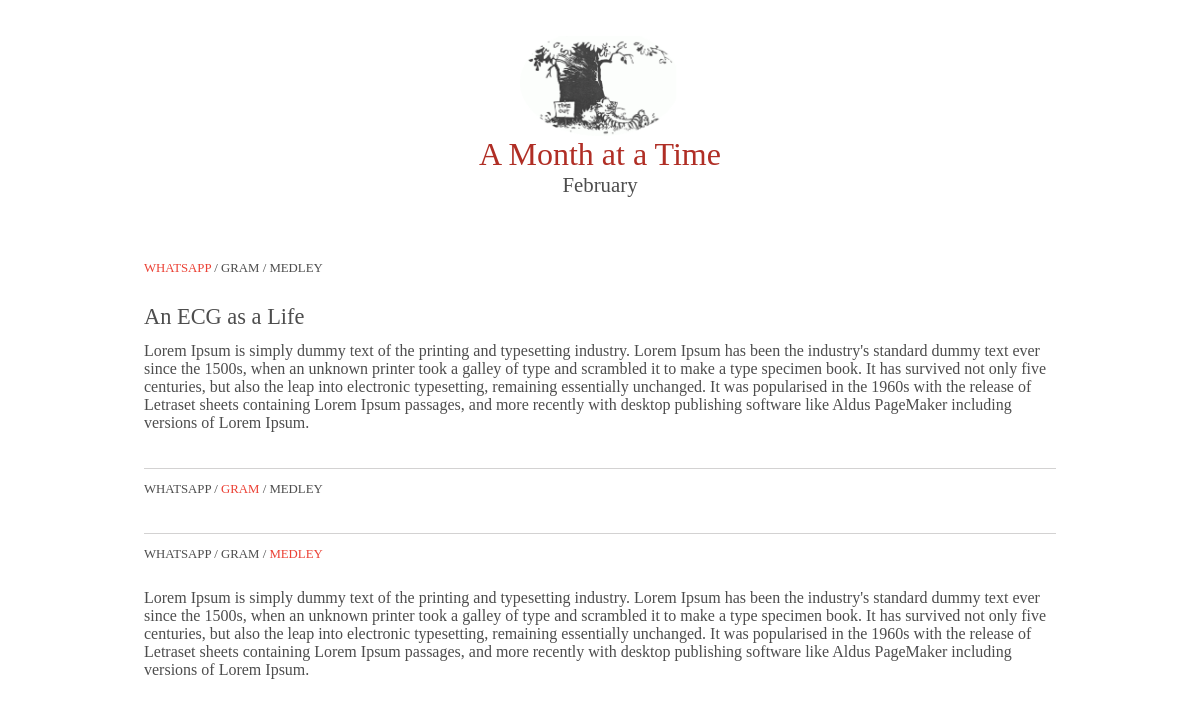
The app's page /amonthatatime/2021/february/ with its own data.
### amonthatatime/models.py (models this page shows, shortened)
class Post(models.Model):
    year = models.IntegerField(default='2021')
    month = models.CharField(max_length=20, choices=MONTH)
    title = models.CharField(max_length=200)
    whatsapp = models.TextField()
    medley = models.TextField()
    photo_columns = models.IntegerField(choices=COLUMNS, default=4)
    created_on = models.DateTimeField(auto_now_add=True)
    updated_on = models.DateTimeField(auto_now= True)
    status = models.IntegerField(choices=STATUS, default=0)
    class Meta:
        ordering = ['-created_on']
        unique_together = ('year', 'month',)

### amonthatatime/views.py (the view)
# urls.py: path('<int:year>/<str:month>/', views.newsletter, name='newsletter'),
def newsletter(request, year, month):
    post = Post.objects.get(month=month,year=year)
    photos = PostImage.objects.filter(post=post)
    context = {
        'post': post,
        'photos':photos,
        }
    return render(request, 'amonthatatime/newsletter.html', context)

### amonthatatime/templatetags/template_extrafilter.py (called while the page is built, shortened)
def picturegrid (photos, arg):
    rows = math.ceil(photos.count()/arg)
    html=''
    return mark_safe(html)

### amonthatatime/templates/amonthatatime/newsletter.html (shortened to what this page needs)
<html>
<head>
{% load static %}
{% load template_extrafilter %}
<link rel="stylesheet" type="text/css" href="{% static 'amonthatatime/css/newsletter.css' %}">
</head>
<body>
  <p align="center", style="margin-bottom: 4em;">
    <img width="160" height="100" src="{% static 'amonthatatime/images/website/calvinandhobbes.png' %}">
    <br /> <span style="color:#B02E25;font-size:2em;">A Month at a Time</span>
    <br /><span style="color:#4D4D4D;font-size:1.3em;">{{post.month | safe | title }}</span>
  </p>
  <p class="navigation" id="WHATSAPP"> <span style="color:#EB4034">WHATSAPP</span> / <a style="color:#4D4D4D;" href="#GRAM">GRAM</a> / <a style="color:#4D4D4D;" href="#MEDLEY">MEDLEY</a> </p>
  <p class="mytitle"> {{post.title | safe }}
  </p>
  {{post.whatsapp | safe }}
  <hr align='left'>
  <p class="navigation" id="GRAM"> <a style="color:#4D4D4D;" href="#WHATSAPP">WHATSAPP</a> / <span style="color:#EB4034">GRAM</span>  / <a style="color:#4D4D4D;" href="#MEDLEY">MEDLEY</a> </p>
  <hr align='left'>
  <p class="navigation" id="MEDLEY"> <a style="color:#4D4D4D;" href="#WHATSAPP">WHATSAPP</a> / <a style="color:#4D4D4D;" href="#GRAM">GRAM</a> / <span style="color:#EB4034">MEDLEY</span>  </p>
  {{post.medley | safe }}
</body>
</html>

### amonthatatime/static/amonthatatime/css/newsletter.css (style rules this page uses)
body { background-color: white; margin-top:3vw; margin-bottom:8vw; margin-left:12vw; margin-right:12vw; font-family:Georgia; font-size:1em; color: #4D4D4D; }
.navigation { font-size:0.8em; margin-bottom:2.3vw; }
.mytitle { margin-bottom:1vw; font-size:1.4em; font-weight:normal; }
hr { margin-bottom:1vw; margin-top:3vw; height:0.08em; border-width:0; color:#231F20; background-color:#231F20; opacity: 0.2 }
a:link { color: #0168DA; text-decoration: none; }
* { box-sizing: border-box; }

### records on screen
Post: month "February", title "An ECG as a Life", whatsapp "Lorem Ipsum is simply dummy text of the printing and typesetting industry. Lorem Ipsum has been the industry's standard dummy text ever since the 1500s, when an unknown printer took a galley of type and scrambled it to make a type specimen book. It has survived not only five centuries, but also the leap into electronic typesetting, remaining essentially unchanged. It was popularised in the 1960s with the release of Letraset sheets containing Lorem Ipsum passages, and more recently with desktop publishing software like Aldus PageMaker including versions of Lorem Ipsum.", medley "Lorem Ipsum is simply dummy text of the printing and typesetting industry. Lorem Ipsum has been the industry's standard dummy text ever since the 1500s, when an unknown printer took a galley of type and scrambled it to make a type specimen book. It has survived not only five centuries, but also the leap into electronic typesetting, remaining essentially unchanged. It was popularised in the 1960s with the release of Letraset sheets containing Lorem Ipsum passages, and more recently with desktop publishing software like Aldus PageMaker including versions of Lorem Ipsum."
